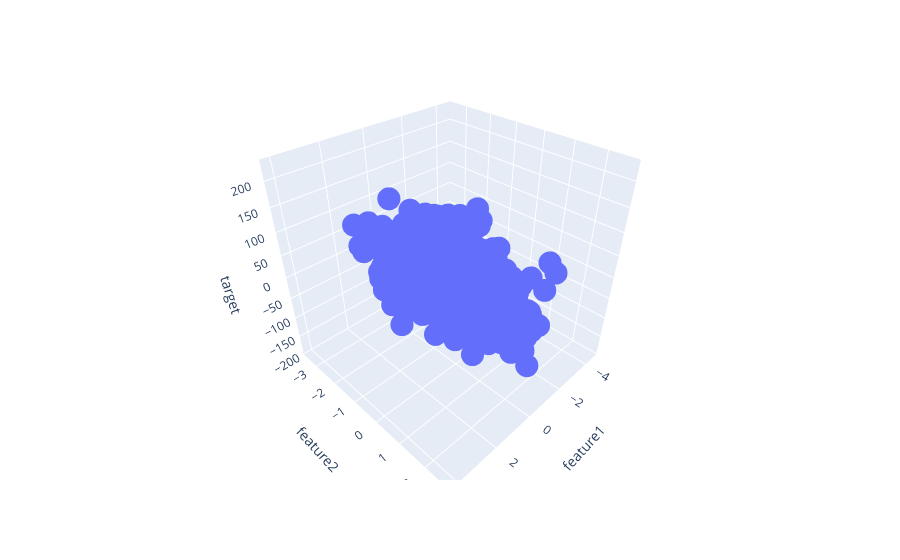

Here is the notebook cell this chart was saved with:
### Code cell
fig = px.scatter_3d(df, x='feature1', y='feature2', z='target')
fig.show()

### Figure 1 — Plotly figure (JSON) as saved in the notebook; plotly's stock layout.template omitted (floating-point values rounded to 4 significant figures; data arrays with more than 128 entries replaced by an {"elided": "..."} marker saying what was removed)
{"data": [{"hovertemplate": "feature1=%{x}<br>feature2=%{y}<br>target=%{z}<extra></extra>", "legendgroup": "", "marker": {"color": "#636efa", "symbol": "circle"}, "mode": "markers", "name": "", "scene": "scene", "showlegend": false, "type": "scatter3d", "x": {"elided": "1000 float values"}, "y": {"elided": "1000 float values"}, "z": {"elided": "1000 float values"}}], "layout": {"legend": {"tracegroupgap": 0}, "margin": {"t": 60}, "scene": {"domain": {"x": [0, 1], "y": [0, 1]}, "xaxis": {"title": {"text": "feature1"}}, "yaxis": {"title": {"text": "feature2"}}, "zaxis": {"title": {"text": "target"}}}}}
